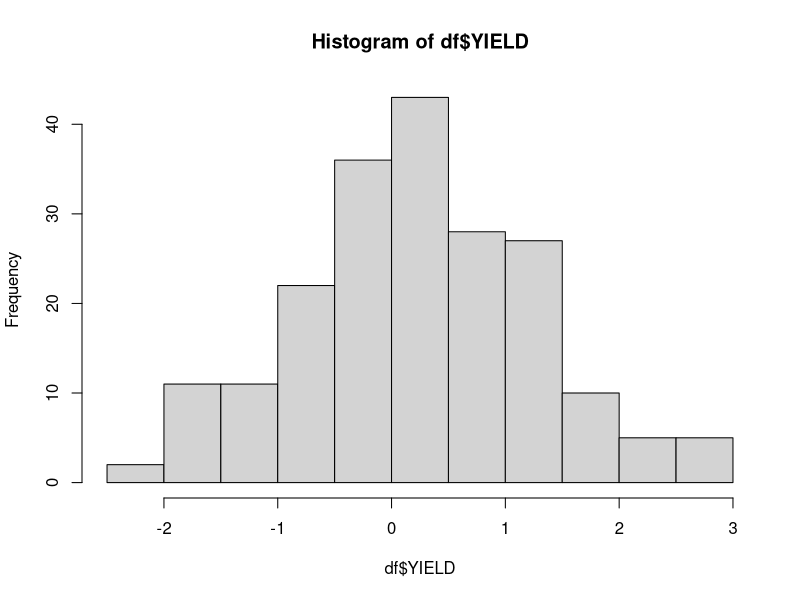

The R source for this figure:
# Dataset generation to illustrate models from the paper:
# "Regression approaches for modelling genotype-environment interaction and making predictions into a target population of environments"
# 2025, University of Hohenheim
# Corresponding author:
# Prof. Hans-Peter Piepho, piepho@uni-hohenheim.de
# Code written by:
# Maksym Hrachov, PhD student, maksym.hrachov@gmail.com

## THIS FILE SHOULD BE CALLED FROM WITHIN "Example models.r"
library(dplyr)
library(tidyverse)
# Define levels
genotypes <- paste0("G", 1:10)
locations <- paste0("L", 1:5)
years <- paste0("Y", 1:4)

# Create full factorial design
df <- expand.grid(G = genotypes, L = locations, Y = years)

# Set seed for reproducibility
set.seed(341323)

# Simulate random effects based on previous information https://doi.org/10.1007/s00122-023-04260-x (Table 5, Monsoon rice)
G_eff     <- rnorm(10, 0, sqrt(0.262))
GY_eff    <- rnorm(10*4, 0, sqrt(0.017))
GL_eff    <- rnorm(10*5, 0, sqrt(0.046))
GLY_eff   <- rnorm(nrow(df), 0, sqrt(0.270))
Y_eff     <- rnorm(4, 0, sqrt(0.017))
L_eff     <- rnorm(5, 0, sqrt(0.134))
LY_eff    <- rnorm(5*4, 0, sqrt(0.491))

# Add random effects to data frame
df <- df %>%
  mutate(
    G_eff   = G_eff[match(G, genotypes)],
    Y_eff   = Y_eff[match(Y, years)],
    L_eff   = L_eff[match(L, locations)],
    GY_eff  = GY_eff[as.integer(factor(paste(G,Y)))],
    GL_eff  = GL_eff[as.integer(factor(paste(G,L)))],
    LY_eff  = LY_eff[as.integer(factor(paste(L,Y)))],
    GLY_eff = GLY_eff
  ) %>%
  mutate(
    YIELD = G_eff + Y_eff + L_eff + GY_eff + GL_eff + LY_eff + GLY_eff
  ) %>% 
  group_by(L,Y) %>% 
  mutate(LY_yield_means = mean(YIELD)) %>% 
  ungroup()
hist(df$YIELD)

### simulate 5 covariates with different level of relatedness

EC1 <- rnorm(20, 0, sqrt(0.111)) + unique(df$LY_yield_means)*0.1
EC2 <- rnorm(20, 0, sqrt(0.222)) + EC1 * 0.2 + unique(df$LY_yield_means)*0.1
EC3 <- rnorm(20, 0, sqrt(0.333)) + EC2 * 0.3 - EC1 * 0.5 + unique(df$LY_yield_means)*0.1
EC4 <- rnorm(20, 0, sqrt(0.555)) + EC3 * 0.8 + EC2 * 0.8 + EC1 * 0.8 + unique(df$LY_yield_means)*0.1
EC5 <- rnorm(20, 0, sqrt(0.777)) - EC4 * 0.8 - EC3 * 0.3 - EC2 * 0.2 - EC1 * 0.7 - unique(df$LY_yield_means)*0.4


df_covariates <- expand.grid(L = locations, Y = years) %>% 
  mutate(EC1 = EC1,
         EC2 = EC2,
         EC3 = EC3,
         EC4 = EC4,
         EC5 = EC5)


df2 <- left_join(df, df_covariates, by = c("L", "Y"))

cor(df2 %>% select(YIELD, EC1:EC5))

rm(list = setdiff(ls(), "df2"))
